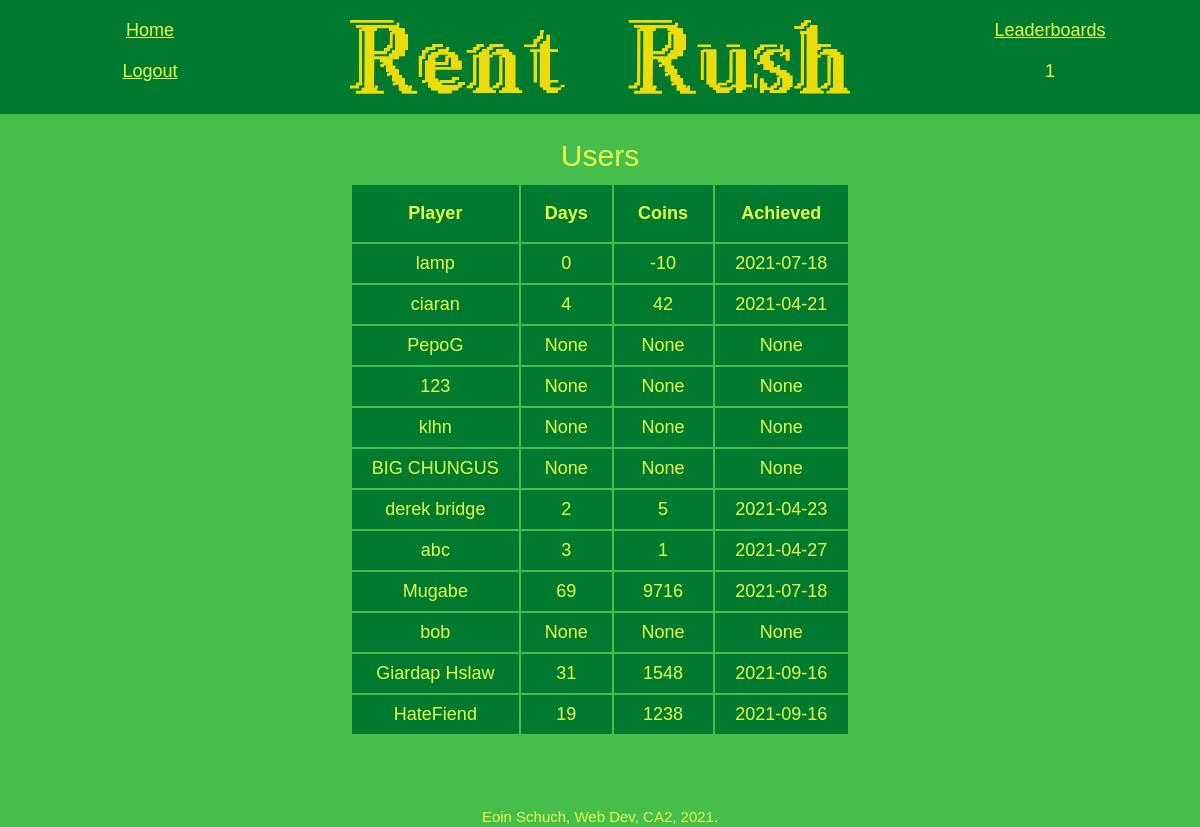
/leaderboard (signed in), run on the app's committed database.
### tables this page shows
CREATE TABLE users 
(
    id INTEGER PRIMARY KEY AUTOINCREMENT,
    password VARCHAR NOT NULL,
    name VARCHAR NOT NULL,
    score INT NO NULL,
    coins INT NO NULL,
    date VARCHAR NO NULL

);

### app.py (the view)
@app.route('/leaderboard', methods=['GET', 'POST'])
@login_required
def leaderboard():
    db = get_db()
    users = db.execute(''' SELECT * FROM users;''').fetchall()
    return render_template('leaderboard.html', title='Leaderboards', caption='Users', users=users)

### app.py (called while the page is built)
@app.teardown_appcontext
def close_db_at_end_of_request(e=None):
    close_db(e)

@app.before_request
def load_logged_in_user():
    g.user = session.get('user_id', None)

def login_required(view):
    @wraps(view)
    def wrapped_view(**kwargs):
        if g.user is None:
            return redirect(url_for('user'))
        return view(**kwargs)
    return wrapped_view

### database.py (called while the page is built)
def get_db():
    if "db" not in g:
        g.db = sqlite3.connect(DATABASE,
            detect_types=sqlite3.PARSE_DECLTYPES
        )
        g.db.row_factory = sqlite3.Row
    return g.db

### templates/leaderboard.html
{% extends 'base.html' %}
{% block main %}
<section>
    <table>
        <caption>{{ caption }}</caption>
            <tr>
                <th>
                    Player
                </th>
                <th>
                    Days
                </th>
                <th>
                    Coins
                </th>
                <th>
                    Achieved
                </th>
            </tr>
        {% for user in users %}
            <tr>
                <td> {{ user['name'] }}</td>
                <td> {{ user['score'] }}</td>
                <td> {{ user['coins'] }}</td>
                <td> {{ user['date'] }}</td>
            </tr>
        {% endfor %}
    </table>
</section>
{% endblock %}

### templates/base.html (shortened to what this page needs)
<!DOCTYPE html>
<html lang='en'>
    <head>
        <link rel="stylesheet" href="{{ url_for('static', filename='styles.css') }}">
    </head>
    <body>
        <header>
            <nav>
                <a href="{{url_for('welcome')}}">Home</a>
                {% if g.user %}
                <a href="{{url_for('logout')}}">Logout</a>
                {% endif %}
            </nav>
            <img src="{{ url_for('static', filename='images/logo.png') }}" alt='Rent Rush'/>
            <nav>
                {% if g.user %}
                <a href="{{url_for('leaderboard')}}">Leaderboards</a>
                <p>{{ g.user }}</p>
                {% endif %}
            </nav>
        </header>
        <main>
            {% block main  %}
            {% endblock %}
        </main>
        <footer>
            <small>
                Eoin Schuch, Web Dev, CA2, 2021.
            </small>
        </footer>
    </body>
</html>

### static/styles.css (style rules this page uses)
:root { --mainbackground: #08a810be; --mainheaderbackground: #007a2f; --maintextcolor: #e5fc4c; --mainheadingtext: #000000; --mainborder: #fed03a; --othertext: #ffffff; --otherbackgrounds: #f1eee3; --otherborder: #ffffff; color: var(--maintextcolor); background-color: var(--mainbackground); font-size: large; font-family: Helvetica, Arial, sans-serif; display: block; }
body { display: flex; flex-direction: column; margin: 0; }
header { display: grid; grid-template-columns: 1fr 2fr 1fr; justify-items: center; align-content: center; margin: 0; background-color: var(--mainheaderbackground); }
header img { grid-column-start: 2; }
nav { display: flex; flex-direction: column; justify-self: bottom; align-items: center; }
nav a { padding: 20px; color: var(--maintextcolor); }
nav a~a { padding-top: 0px; }
nav a~p { margin-top: 0; }
main, #retry { display: flex; flex-direction: column; align-content: center; text-align: center; image-rendering: pixelated; margin-top: 25px; }
section { display: flex; flex-direction: row; align-content: center; justify-content: center; }
img { padding: 20px; max-width: 500px; min-width: 30px; align-self: center; image-rendering: pixelated; }
p { margin: 10px; }
table { min-width: 500px; }
caption { margin-bottom: 10px; font-size: 30px; font-family: 'Gill Sans', 'Gill Sans MT', 'Calibri', 'Trebuchet MS', sans-serif; }
th { padding: 1em; }
td { padding: 0.5em; }
a { grid-row: 2; color: var(--othertext); }
footer { margin-top: 70px; text-align: center; height: 0; }

### data on the page
users: name "lamp", score "0", coins "-10", date "2021-07-18"
users: name "ciaran", score "4", coins "42", date "2021-04-21"
users: name "PepoG", score "None", coins "None", date "None"
users: name "123", score "None", coins "None", date "None"
users: name "klhn", score "None", coins "None", date "None"
users: name "BIG CHUNGUS", score "None", coins "None", date "None"
users: name "derek bridge", score "2", coins "5", date "2021-04-23"
users: name "abc", score "3", coins "1", date "2021-04-27"
users: name "Mugabe", score "69", coins "9716", date "2021-07-18"
users: name "bob", score "None", coins "None", date "None"
users: name "Giardap Hslaw", score "31", coins "1548", date "2021-09-16"
users: name "HateFiend", score "19", coins "1238", date "2021-09-16"

### other printed values
{{ g.user }} "1"
{{ caption }} "Users"
